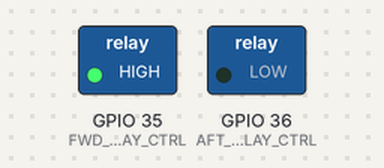
Simulated run of this sketch. Board: ESP32-S3. On the bench: switched loads named in the sketch (green lamp = pin HIGH).

Above: at 2.5 s.
At 12.5 s:
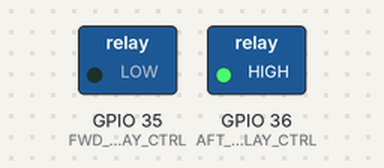
At 22.5 s:
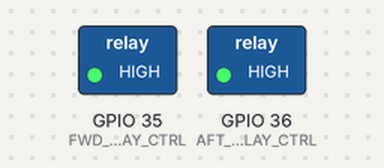
At 27.5 s:
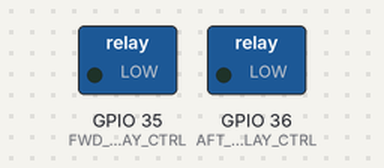
Timing chart, 0 to 39.0 s (numbered marks = the images above):
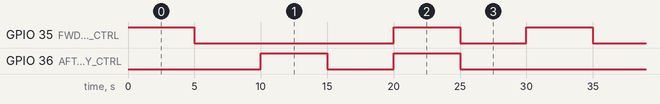

Measured:
- by itself, GPIO 35 (FWD_RELAY_CTRL): repeats every 30.0 s: LOW 15.0 s, HIGH 5.0 s, LOW 5.0 s, HIGH 5.0 s
- by itself, GPIO 36 (AFT_RELAY_CTRL): repeats every 30.0 s: LOW 5.0 s, HIGH 5.0 s, LOW 15.0 s, HIGH 5.0 s
- by itself, everything shown: repeats every 30.0 s, in 6 steps

The sketch:

5_RELAY.ino
```cpp
/*
  By Ranil Ganlath
  This is for testing relays with the ESP32 3V logic.
  ESP32 35  - Relay FWD Headlight Control Output
  ESP32 36  - Relay AFT Brake Light Control Output

  IDE Configuration:
  Arduino Board: ESP32S3 Dev Module
  Upload Speed: 921600
  USB Mode: Hardware CDC and JTAG
  USB CDC On Boot: Disabled
  USB Firmware MSC On Boot: Disabled
  USB DFU On Boot: Disabled
  Upload Mode: UART0/Hardware CDC
  CPU Freq: 240MHz
  Flash Mode: QIO 80MHz
  Flash Size: 4MB
  Parition Scheme: Default 4MB with spiffs
  Core Debug Level: None
  PSRAM: Disabled
  Arduino Runs On: Core 1
  Events Run On: Core 1
  Erash All Flash Before Sketch Upload: Disabled
  JTAG Adapter: Disabled
  Zigbee Mode: Disabled
*/

#define FWD_RELAY_CTRL 35
#define AFT_RELAY_CTRL 36

void setup() {
  pinMode(FWD_RELAY_CTRL,OUTPUT);
  pinMode(AFT_RELAY_CTRL,OUTPUT);
}

// the loop function runs over and over again forever
void loop() {
  digitalWrite(FWD_RELAY_CTRL,HIGH);
  delay(5000);
  digitalWrite(FWD_RELAY_CTRL,LOW);
  delay(5000);
  digitalWrite(AFT_RELAY_CTRL,HIGH);
  delay(5000);
  digitalWrite(AFT_RELAY_CTRL,LOW);
  delay(5000);
  digitalWrite(FWD_RELAY_CTRL,HIGH);
  digitalWrite(AFT_RELAY_CTRL,HIGH);
  delay(5000);
  digitalWrite(FWD_RELAY_CTRL,LOW);
  digitalWrite(AFT_RELAY_CTRL,LOW);
  delay(5000);
}
```
